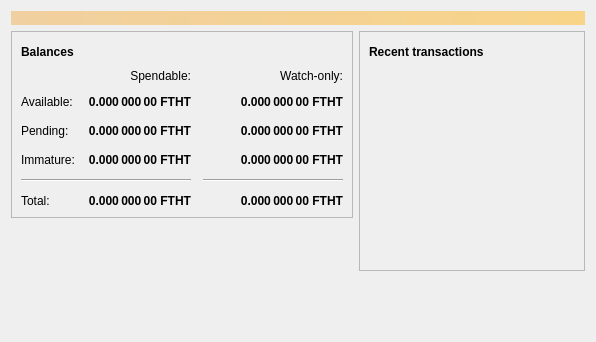
<?xml version="1.0" encoding="UTF-8"?>
<ui version="4.0">
 <class>OverviewPage</class>
 <widget class="QWidget" name="OverviewPage">
  <property name="geometry">
   <rect>
    <x>0</x>
    <y>0</y>
    <width>596</width>
    <height>342</height>
   </rect>
  </property>
  <property name="windowTitle">
   <string>Form</string>
  </property>
  <layout class="QVBoxLayout" name="topLayout">
   <item>
    <widget class="QLabel" name="labelAlerts">
     <property name="visible">
      <bool>false</bool>
     </property>
     <property name="styleSheet">
      <string notr="true">QLabel { background-color: qlineargradient(x1: 0, y1: 0, x2: 1, y2: 0, stop:0 #F0D0A0, stop:1 #F8D488); color:#000000; }</string>
     </property>
     <property name="wordWrap">
      <bool>true</bool>
     </property>
     <property name="margin">
      <number>3</number>
     </property>
     <property name="textInteractionFlags">
      <set>Qt::TextSelectableByMouse</set>
     </property>
    </widget>
   </item>
   <item>
    <layout class="QHBoxLayout" name="horizontalLayout" stretch="1,1">
     <item>
      <layout class="QVBoxLayout" name="verticalLayout_2">
       <item>
        <widget class="QFrame" name="frame">
         <property name="frameShape">
          <enum>QFrame::StyledPanel</enum>
         </property>
         <property name="frameShadow">
          <enum>QFrame::Raised</enum>
         </property>
         <layout class="QVBoxLayout" name="verticalLayout_4">
          <item>
           <layout class="QHBoxLayout" name="horizontalLayout_4">
            <item>
             <widget class="QLabel" name="label_5">
              <property name="font">
               <font>
                <weight>75</weight>
                <bold>true</bold>
               </font>
              </property>
              <property name="text">
               <string>Balances</string>
              </property>
             </widget>
            </item>
            <item>
             <widget class="QPushButton" name="labelWalletStatus">
              <property name="enabled">
               <bool>true</bool>
              </property>
              <property name="maximumSize">
               <size>
                <width>30</width>
                <height>16777215</height>
               </size>
              </property>
              <property name="toolTip">
               <string>The displayed information may be out of date. Your wallet automatically synchronizes with the Fuckthemheggiescoin network after a connection is established, but this process has not completed yet.</string>
              </property>
              <property name="text">
               <string/>
              </property>
              <property name="icon">
               <iconset resource="../bitcoin.qrc">
                <normaloff>:/icons/warning</normaloff>
                <disabledoff>:/icons/warning</disabledoff>:/icons/warning</iconset>
              </property>
              <property name="iconSize">
               <size>
                <width>24</width>
                <height>24</height>
               </size>
              </property>
              <property name="flat">
               <bool>true</bool>
              </property>
             </widget>
            </item>
            <item>
             <spacer name="horizontalSpacer_3">
              <property name="orientation">
               <enum>Qt::Horizontal</enum>
              </property>
              <property name="sizeHint" stdset="0">
               <size>
                <width>40</width>
                <height>20</height>
               </size>
              </property>
             </spacer>
            </item>
           </layout>
          </item>
          <item>
           <layout class="QGridLayout" name="gridLayout">
            <property name="spacing">
             <number>12</number>
            </property>
            <item row="2" column="2">
             <widget class="QLabel" name="labelWatchPending">
              <property name="font">
               <font>
                <weight>75</weight>
                <bold>true</bold>
               </font>
              </property>
              <property name="cursor">
               <cursorShape>IBeamCursor</cursorShape>
              </property>
              <property name="toolTip">
               <string>Unconfirmed transactions to watch-only addresses</string>
              </property>
              <property name="text">
               <string notr="true">0.000 000 00 FTHT</string>
              </property>
              <property name="alignment">
               <set>Qt::AlignRight|Qt::AlignTrailing|Qt::AlignVCenter</set>
              </property>
              <property name="textInteractionFlags">
               <set>Qt::LinksAccessibleByMouse|Qt::TextSelectableByKeyboard|Qt::TextSelectableByMouse</set>
              </property>
             </widget>
            </item>
            <item row="2" column="1">
             <widget class="QLabel" name="labelUnconfirmed">
              <property name="font">
               <font>
                <weight>75</weight>
                <bold>true</bold>
               </font>
              </property>
              <property name="cursor">
               <cursorShape>IBeamCursor</cursorShape>
              </property>
              <property name="toolTip">
               <string>Total of transactions that have yet to be confirmed, and do not yet count toward the spendable balance</string>
              </property>
              <property name="text">
               <string notr="true">0.000 000 00 FTHT</string>
              </property>
              <property name="alignment">
               <set>Qt::AlignRight|Qt::AlignTrailing|Qt::AlignVCenter</set>
              </property>
              <property name="textInteractionFlags">
               <set>Qt::LinksAccessibleByMouse|Qt::TextSelectableByKeyboard|Qt::TextSelectableByMouse</set>
              </property>
             </widget>
            </item>
            <item row="3" column="2">
             <widget class="QLabel" name="labelWatchImmature">
              <property name="font">
               <font>
                <weight>75</weight>
                <bold>true</bold>
               </font>
              </property>
              <property name="cursor">
               <cursorShape>IBeamCursor</cursorShape>
              </property>
              <property name="toolTip">
               <string>Mined balance in watch-only addresses that has not yet matured</string>
              </property>
              <property name="text">
               <string notr="true">0.000 000 00 FTHT</string>
              </property>
              <property name="alignment">
               <set>Qt::AlignRight|Qt::AlignTrailing|Qt::AlignVCenter</set>
              </property>
              <property name="textInteractionFlags">
               <set>Qt::LinksAccessibleByMouse|Qt::TextSelectableByKeyboard|Qt::TextSelectableByMouse</set>
              </property>
             </widget>
            </item>
            <item row="4" column="0" colspan="2">
             <widget class="Line" name="line">
              <property name="orientation">
               <enum>Qt::Horizontal</enum>
              </property>
             </widget>
            </item>
            <item row="4" column="2">
             <widget class="Line" name="lineWatchBalance">
              <property name="sizePolicy">
               <sizepolicy hsizetype="Preferred" vsizetype="Fixed">
                <horstretch>0</horstretch>
                <verstretch>0</verstretch>
               </sizepolicy>
              </property>
              <property name="minimumSize">
               <size>
                <width>140</width>
                <height>0</height>
               </size>
              </property>
              <property name="orientation">
               <enum>Qt::Horizontal</enum>
              </property>
             </widget>
            </item>
            <item row="5" column="0">
             <widget class="QLabel" name="labelTotalText">
              <property name="text">
               <string>Total:</string>
              </property>
             </widget>
            </item>
            <item row="3" column="1">
             <widget class="QLabel" name="labelImmature">
              <property name="font">
               <font>
                <weight>75</weight>
                <bold>true</bold>
               </font>
              </property>
              <property name="cursor">
               <cursorShape>IBeamCursor</cursorShape>
              </property>
              <property name="toolTip">
               <string>Mined balance that has not yet matured</string>
              </property>
              <property name="text">
               <string notr="true">0.000 000 00 FTHT</string>
              </property>
              <property name="alignment">
               <set>Qt::AlignRight|Qt::AlignTrailing|Qt::AlignVCenter</set>
              </property>
              <property name="textInteractionFlags">
               <set>Qt::LinksAccessibleByMouse|Qt::TextSelectableByKeyboard|Qt::TextSelectableByMouse</set>
              </property>
             </widget>
            </item>
            <item row="2" column="3">
             <spacer name="horizontalSpacer_2">
              <property name="orientation">
               <enum>Qt::Horizontal</enum>
              </property>
              <property name="sizeHint" stdset="0">
               <size>
                <width>40</width>
                <height>20</height>
               </size>
              </property>
             </spacer>
            </item>
            <item row="3" column="0">
             <widget class="QLabel" name="labelImmatureText">
              <property name="text">
               <string>Immature:</string>
              </property>
             </widget>
            </item>
            <item row="5" column="1">
             <widget class="QLabel" name="labelTotal">
              <property name="font">
               <font>
                <weight>75</weight>
                <bold>true</bold>
               </font>
              </property>
              <property name="cursor">
               <cursorShape>IBeamCursor</cursorShape>
              </property>
              <property name="toolTip">
               <string>Your current total balance</string>
              </property>
              <property name="text">
               <string notr="true">0.000 000 00 FTHT</string>
              </property>
              <property name="alignment">
               <set>Qt::AlignRight|Qt::AlignTrailing|Qt::AlignVCenter</set>
              </property>
              <property name="textInteractionFlags">
               <set>Qt::LinksAccessibleByMouse|Qt::TextSelectableByKeyboard|Qt::TextSelectableByMouse</set>
              </property>
             </widget>
            </item>
            <item row="5" column="2">
             <widget class="QLabel" name="labelWatchTotal">
              <property name="font">
               <font>
                <weight>75</weight>
                <bold>true</bold>
               </font>
              </property>
              <property name="cursor">
               <cursorShape>IBeamCursor</cursorShape>
              </property>
              <property name="toolTip">
               <string>Current total balance in watch-only addresses</string>
              </property>
              <property name="text">
               <string notr="true">0.000 000 00 FTHT</string>
              </property>
              <property name="alignment">
               <set>Qt::AlignRight|Qt::AlignTrailing|Qt::AlignVCenter</set>
              </property>
              <property name="textInteractionFlags">
               <set>Qt::LinksAccessibleByMouse|Qt::TextSelectableByKeyboard|Qt::TextSelectableByMouse</set>
              </property>
             </widget>
            </item>
            <item row="0" column="2">
             <widget class="QLabel" name="labelWatchonly">
              <property name="text">
               <string>Watch-only:</string>
              </property>
              <property name="alignment">
               <set>Qt::AlignRight|Qt::AlignTrailing|Qt::AlignVCenter</set>
              </property>
             </widget>
            </item>
            <item row="1" column="0">
             <widget class="QLabel" name="labelBalanceText">
              <property name="text">
               <string>Available:</string>
              </property>
             </widget>
            </item>
            <item row="1" column="1">
             <widget class="QLabel" name="labelBalance">
              <property name="font">
               <font>
                <weight>75</weight>
                <bold>true</bold>
               </font>
              </property>
              <property name="cursor">
               <cursorShape>IBeamCursor</cursorShape>
              </property>
              <property name="toolTip">
               <string>Your current spendable balance</string>
              </property>
              <property name="text">
               <string notr="true">0.000 000 00 FTHT</string>
              </property>
              <property name="alignment">
               <set>Qt::AlignRight|Qt::AlignTrailing|Qt::AlignVCenter</set>
              </property>
              <property name="textInteractionFlags">
               <set>Qt::LinksAccessibleByMouse|Qt::TextSelectableByKeyboard|Qt::TextSelectableByMouse</set>
              </property>
             </widget>
            </item>
            <item row="1" column="2">
             <widget class="QLabel" name="labelWatchAvailable">
              <property name="font">
               <font>
                <weight>75</weight>
                <bold>true</bold>
               </font>
              </property>
              <property name="cursor">
               <cursorShape>IBeamCursor</cursorShape>
              </property>
              <property name="toolTip">
               <string>Your current balance in watch-only addresses</string>
              </property>
              <property name="text">
               <string notr="true">0.000 000 00 FTHT</string>
              </property>
              <property name="alignment">
               <set>Qt::AlignRight|Qt::AlignTrailing|Qt::AlignVCenter</set>
              </property>
              <property name="textInteractionFlags">
               <set>Qt::LinksAccessibleByMouse|Qt::TextSelectableByKeyboard|Qt::TextSelectableByMouse</set>
              </property>
             </widget>
            </item>
            <item row="2" column="0">
             <widget class="QLabel" name="labelPendingText">
              <property name="text">
               <string>Pending:</string>
              </property>
             </widget>
            </item>
            <item row="0" column="1">
             <widget class="QLabel" name="labelSpendable">
              <property name="text">
               <string>Spendable:</string>
              </property>
              <property name="alignment">
               <set>Qt::AlignRight|Qt::AlignTrailing|Qt::AlignVCenter</set>
              </property>
             </widget>
            </item>
           </layout>
          </item>
         </layout>
        </widget>
       </item>
       <item>
        <spacer name="verticalSpacer">
         <property name="orientation">
          <enum>Qt::Vertical</enum>
         </property>
         <property name="sizeHint" stdset="0">
          <size>
           <width>20</width>
           <height>40</height>
          </size>
         </property>
        </spacer>
       </item>
      </layout>
     </item>
     <item>
      <layout class="QVBoxLayout" name="verticalLayout_3">
       <item>
        <widget class="QFrame" name="frame_2">
         <property name="frameShape">
          <enum>QFrame::StyledPanel</enum>
         </property>
         <property name="frameShadow">
          <enum>QFrame::Raised</enum>
         </property>
         <layout class="QVBoxLayout" name="verticalLayout">
          <item>
           <layout class="QHBoxLayout" name="horizontalLayout_2">
            <item>
             <widget class="QLabel" name="label_4">
              <property name="font">
               <font>
                <weight>75</weight>
                <bold>true</bold>
               </font>
              </property>
              <property name="text">
               <string>Recent transactions</string>
              </property>
             </widget>
            </item>
            <item>
             <widget class="QPushButton" name="labelTransactionsStatus">
              <property name="enabled">
               <bool>true</bool>
              </property>
              <property name="maximumSize">
               <size>
                <width>30</width>
                <height>16777215</height>
               </size>
              </property>
              <property name="toolTip">
               <string>The displayed information may be out of date. Your wallet automatically synchronizes with the Fuckthemheggiescoin network after a connection is established, but this process has not completed yet.</string>
              </property>
              <property name="text">
               <string/>
              </property>
              <property name="icon">
               <iconset resource="../bitcoin.qrc">
                <normaloff>:/icons/warning</normaloff>
                <disabledoff>:/icons/warning</disabledoff>:/icons/warning</iconset>
              </property>
              <property name="iconSize">
               <size>
                <width>24</width>
                <height>24</height>
               </size>
              </property>
              <property name="flat">
               <bool>true</bool>
              </property>
             </widget>
            </item>
            <item>
             <spacer name="horizontalSpacer">
              <property name="orientation">
               <enum>Qt::Horizontal</enum>
              </property>
              <property name="sizeHint" stdset="0">
               <size>
                <width>40</width>
                <height>20</height>
               </size>
              </property>
             </spacer>
            </item>
           </layout>
          </item>
          <item>
           <widget class="QListView" name="listTransactions">
            <property name="styleSheet">
             <string notr="true">QListView { background: transparent; }</string>
            </property>
            <property name="frameShape">
             <enum>QFrame::NoFrame</enum>
            </property>
            <property name="verticalScrollBarPolicy">
             <enum>Qt::ScrollBarAlwaysOff</enum>
            </property>
            <property name="horizontalScrollBarPolicy">
             <enum>Qt::ScrollBarAlwaysOff</enum>
            </property>
            <property name="selectionMode">
             <enum>QAbstractItemView::NoSelection</enum>
            </property>
           </widget>
          </item>
         </layout>
        </widget>
       </item>
       <item>
        <spacer name="verticalSpacer_2">
         <property name="orientation">
          <enum>Qt::Vertical</enum>
         </property>
         <property name="sizeHint" stdset="0">
          <size>
           <width>20</width>
           <height>40</height>
          </size>
         </property>
        </spacer>
       </item>
      </layout>
     </item>
    </layout>
   </item>
  </layout>
 </widget>
 <resources/>
 <connections/>
</ui>
